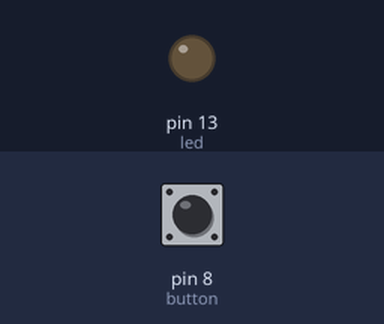
This sketch was run on a simulated Arduino Uno, built with avr-gcc and run on an emulated ATmega328P. Parts: output pins drawn as LEDs (lit = HIGH). The inputs (shaded band) are chosen by the test bench; at power-on: pin 8 (button) LOW.

Above: at 1.2 s.
1.3 s: pin 8 (button) pulled HIGH for 0.15 s
At 1.37 s:
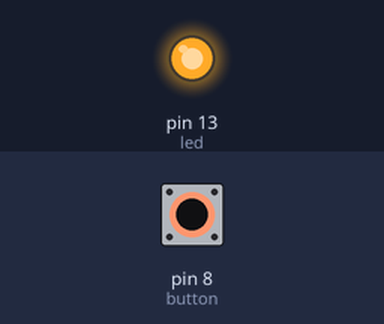
2.9 s: pin 8 (button) pulled HIGH for 3.2 s
At 6.8 s:
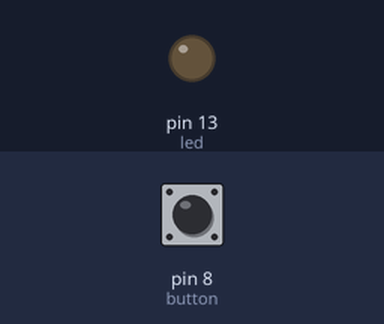
Timing chart, 0 to 8.3 s (numbered marks = the images above; inputs shaded):
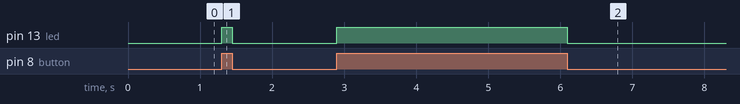

The sketch:

ledswitch.ino
```cpp
int led=13;
int button=8;

void setup() {
  pinMode(led, OUTPUT);
  pinMode(button, INPUT);
  digitalWrite(led, LOW);

}

void loop() {
 if ((digitalRead(button)==HIGH))
    digitalWrite(led, HIGH);
    else
    digitalWrite(led, LOW);


}
```

Measured:
- after the input at 1.3 s, pin 13 (led): LOW → HIGH at once, → LOW 0.15 s later
- after the input at 2.9 s, pin 13 (led): LOW → HIGH at once, → LOW 3.2 s later
